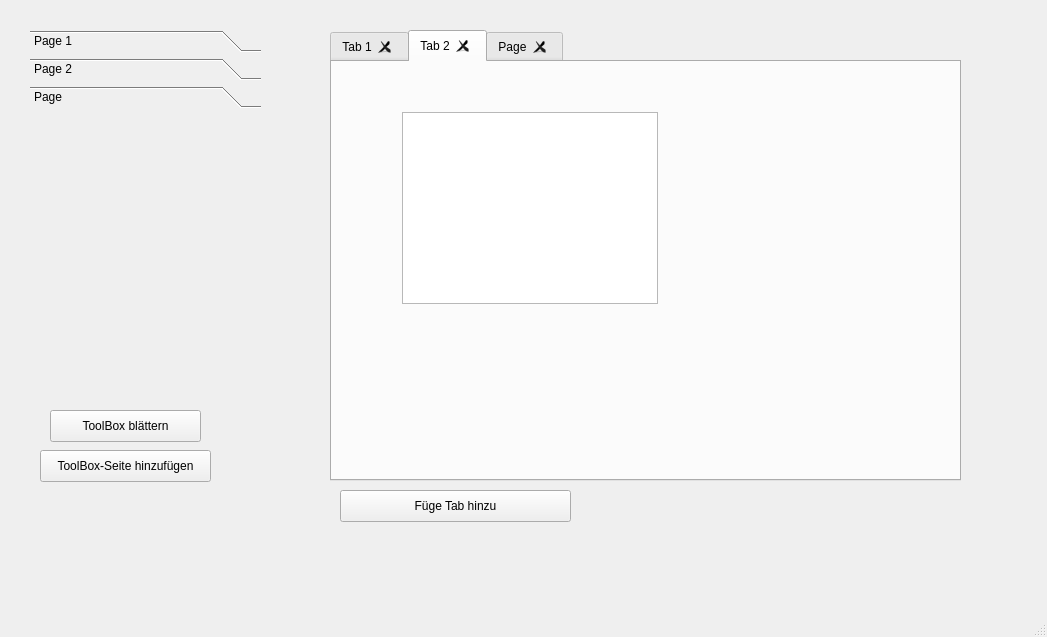
<?xml version="1.0" encoding="UTF-8"?>
<ui version="4.0">
 <class>MainWindow</class>
 <widget class="QMainWindow" name="MainWindow">
  <property name="geometry">
   <rect>
    <x>0</x>
    <y>0</y>
    <width>1047</width>
    <height>637</height>
   </rect>
  </property>
  <property name="windowTitle">
   <string>MainWindow</string>
  </property>
  <widget class="QWidget" name="centralwidget">
   <widget class="QToolBox" name="toolBox">
    <property name="geometry">
     <rect>
      <x>30</x>
      <y>30</y>
      <width>231</width>
      <height>361</height>
     </rect>
    </property>
    <property name="currentIndex">
     <number>2</number>
    </property>
    <widget class="QWidget" name="page">
     <property name="geometry">
      <rect>
       <x>0</x>
       <y>0</y>
       <width>231</width>
       <height>259</height>
      </rect>
     </property>
     <attribute name="label">
      <string>Page 1</string>
     </attribute>
     <widget class="QPushButton" name="pushButton">
      <property name="geometry">
       <rect>
        <x>20</x>
        <y>40</y>
        <width>100</width>
        <height>32</height>
       </rect>
      </property>
      <property name="text">
       <string>PushButton</string>
      </property>
     </widget>
    </widget>
    <widget class="QWidget" name="page_2">
     <property name="geometry">
      <rect>
       <x>0</x>
       <y>0</y>
       <width>231</width>
       <height>259</height>
      </rect>
     </property>
     <attribute name="label">
      <string>Page 2</string>
     </attribute>
     <widget class="QCheckBox" name="checkBox">
      <property name="geometry">
       <rect>
        <x>30</x>
        <y>30</y>
        <width>85</width>
        <height>20</height>
       </rect>
      </property>
      <property name="text">
       <string>CheckBox</string>
      </property>
     </widget>
    </widget>
    <widget class="QWidget" name="page_3">
     <attribute name="label">
      <string>Page</string>
     </attribute>
    </widget>
   </widget>
   <widget class="QPushButton" name="pushButton_2">
    <property name="geometry">
     <rect>
      <x>50</x>
      <y>410</y>
      <width>151</width>
      <height>32</height>
     </rect>
    </property>
    <property name="text">
     <string>ToolBox blättern</string>
    </property>
   </widget>
   <widget class="QPushButton" name="pushButton_3">
    <property name="geometry">
     <rect>
      <x>40</x>
      <y>450</y>
      <width>171</width>
      <height>32</height>
     </rect>
    </property>
    <property name="text">
     <string>ToolBox-Seite hinzufügen</string>
    </property>
   </widget>
   <widget class="QTabWidget" name="tabWidget">
    <property name="geometry">
     <rect>
      <x>330</x>
      <y>30</y>
      <width>631</width>
      <height>451</height>
     </rect>
    </property>
    <property name="tabPosition">
     <enum>QTabWidget::North</enum>
    </property>
    <property name="currentIndex">
     <number>1</number>
    </property>
    <property name="tabsClosable">
     <bool>true</bool>
    </property>
    <property name="movable">
     <bool>true</bool>
    </property>
    <widget class="QWidget" name="tab">
     <attribute name="title">
      <string>Tab 1</string>
     </attribute>
     <widget class="QPushButton" name="pushButton_4">
      <property name="geometry">
       <rect>
        <x>140</x>
        <y>80</y>
        <width>100</width>
        <height>32</height>
       </rect>
      </property>
      <property name="text">
       <string>PushButton</string>
      </property>
     </widget>
    </widget>
    <widget class="QWidget" name="tab_2">
     <attribute name="title">
      <string>Tab 2</string>
     </attribute>
     <widget class="QListView" name="listView">
      <property name="geometry">
       <rect>
        <x>70</x>
        <y>50</y>
        <width>256</width>
        <height>192</height>
       </rect>
      </property>
     </widget>
    </widget>
    <widget class="QWidget" name="tab_3">
     <attribute name="title">
      <string>Page</string>
     </attribute>
    </widget>
   </widget>
   <widget class="QPushButton" name="pushButton_5">
    <property name="geometry">
     <rect>
      <x>340</x>
      <y>490</y>
      <width>231</width>
      <height>32</height>
     </rect>
    </property>
    <property name="text">
     <string>Füge Tab hinzu</string>
    </property>
   </widget>
  </widget>
  <widget class="QMenuBar" name="menubar">
   <property name="geometry">
    <rect>
     <x>0</x>
     <y>0</y>
     <width>1047</width>
     <height>24</height>
    </rect>
   </property>
  </widget>
  <widget class="QStatusBar" name="statusbar"/>
 </widget>
 <resources/>
 <connections/>
</ui>
